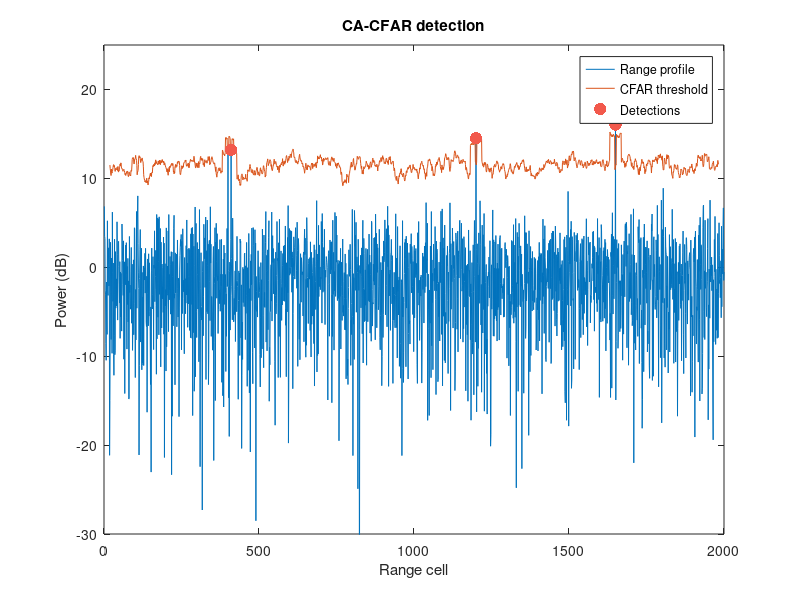

Here is the MATLAB script that generated this plot:
% Cell-averaging CFAR on a range profile: each cell is compared with the average of the
% cells around it, scaled for a false-alarm probability of 1e-5. Two of the targets sit
% ten cells apart, inside each other's training window.
rng(3);
n = 2000;
x = abs(randn(n, 1) + 1i*randn(n, 1)).^2 / 2;      % noise power, mean 1
cells = [400 410 1200 1650];
snr_db = [13 13 14 16];
for q = 1:numel(cells)
    x(cells(q)) = x(cells(q)) + 10^(snr_db(q)/10);
end

guard = 2;  train = 16;  pfa = 1e-5;
nt = 2*train;
alpha = nt * (pfa^(-1/nt) - 1);
valid = (train+guard+1:n-train-guard)';
threshold = inf(n, 1);                       % no detection where the window does not fit
for m = valid'
    lead = x(m-train-guard:m-guard-1);
    lag = x(m+guard+1:m+guard+train);
    threshold(m) = alpha * (sum(lead) + sum(lag)) / nt;
end
hits = find(x > threshold);

plot((1:n)', 10*log10(x), valid, 10*log10(threshold(valid)));
hold on;
scatter(hits, 10*log10(x(hits)), 80, [0.95 0.35 0.3], 'filled');
hold off;
xlim([0 2000]); ylim([-30 25]);
legend('Range profile', 'CFAR threshold', 'Detections');
title('CA-CFAR detection');
xlabel('Range cell');
ylabel('Power (dB)');

fprintf('%d detections, at cells %s\n', numel(hits), mat2str(hits'));
fprintf('threshold %.1f dB above the local noise estimate for Pfa = 1e-5\n', 10*log10(alpha));
